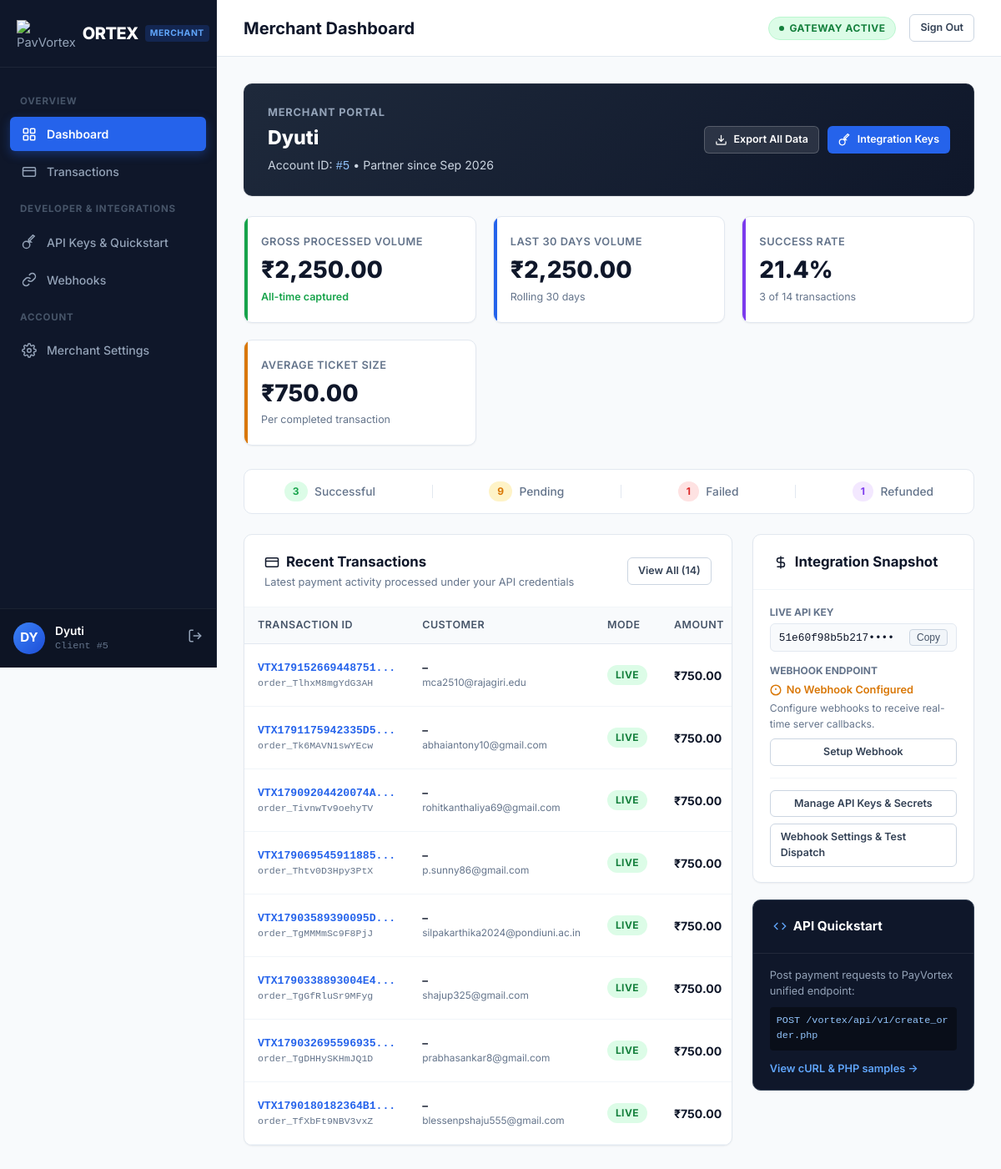
The app's page /vortex/portal/dashboard.php (signed in) with its own data.
### tables this page shows
CREATE TABLE IF NOT EXISTS `api_clients` (
  `id` INT(11) NOT NULL AUTO_INCREMENT,
  `client_name` VARCHAR(150) NOT NULL,
  `email` VARCHAR(255) NULL,
  `phone` VARCHAR(30) NULL,
  `password_hash` VARCHAR(255) NULL,
  `api_key` VARCHAR(64) NOT NULL UNIQUE,
  `api_secret` VARCHAR(64) NOT NULL UNIQUE,
  `test_api_key` VARCHAR(64) UNIQUE NULL,
  `test_api_secret` VARCHAR(64) NULL,
  `webhook_url` VARCHAR(255) NULL,
  `webhook_secret` VARCHAR(64) NULL,
  `is_active` TINYINT(1) DEFAULT 1,
  `notify_email_payment` TINYINT(1) DEFAULT 1,
  `notify_email_refund` TINYINT(1) DEFAULT 1,
  `notify_email_dispute` TINYINT(1) DEFAULT 1,
  `notify_sms_payment` TINYINT(1) DEFAULT 0,
  `notify_sms_refund` TINYINT(1) DEFAULT 1,
  `notify_sms_dispute` TINYINT(1) DEFAULT 1,
  `created_at` TIMESTAMP DEFAULT CURRENT_TIMESTAMP,
  PRIMARY KEY (`id`)
);

CREATE TABLE IF NOT EXISTS transactions (
    id INT AUTO_INCREMENT PRIMARY KEY,
    vortex_transaction_id VARCHAR(64) NOT NULL UNIQUE,
    event_id VARCHAR(50) NOT NULL,
    api_client_id INT NOT NULL,
    customer_email VARCHAR(255) NOT NULL,
    customer_mobile VARCHAR(20) NOT NULL,
    amount DECIMAL(10,2) NOT NULL,
    currency VARCHAR(10) DEFAULT 'INR',
    razorpay_order_id VARCHAR(100) DEFAULT NULL UNIQUE,
    razorpay_payment_id VARCHAR(100) DEFAULT NULL,
    razorpay_signature VARCHAR(255) DEFAULT NULL,
    status ENUM('PENDING', 'SUCCESS', 'FAILED', 'REFUNDED', 'DISPUTED') DEFAULT 'PENDING',
    is_test_mode TINYINT(1) DEFAULT 0,
    created_at TIMESTAMP DEFAULT CURRENT_TIMESTAMP,
    updated_at TIMESTAMP DEFAULT CURRENT_TIMESTAMP ON UPDATE CURRENT_TIMESTAMP,
    FOREIGN KEY (event_id) REFERENCES events(event_id) ON DELETE CASCADE,
    FOREIGN KEY (api_client_id) REFERENCES api_clients(id) ON DELETE CASCADE,
    INDEX idx_transactions_email (customer_email),
    INDEX idx_transactions_mobile (customer_mobile),
    INDEX idx_transactions_rzp_payment (razorpay_payment_id)
);

### vortex/portal/dashboard.php (the view, shortened to what the rows shown need)
<?php
$pageTitle = 'Merchant Dashboard';
require_once __DIR__ . '/includes/header.php';
$recentTxResult = $clientModel->getClientTransactions($clientId, ['limit' => 8]);
$recentTransactions = $recentTxResult['rows'] ?? [];
?>
<div style="background: linear-gradient(135deg, #1e293b 0%, #0f172a 100%); border-radius: var(--radius-md); padding: 24px 28px; margin-bottom: 24px; color: #ffffff; display: flex; align-items: center; justify-content: space-between; flex-wrap: wrap; gap: 16px; border: 1px solid rgba(255,255,255,0.08); box-shadow: var(--shadow-sm);">
    <div>
        <div style="font-size: 0.8rem; text-transform: uppercase; letter-spacing: 0.8px; color: #94a3b8; font-weight: 700; margin-bottom: 4px;">Merchant Portal</div>
        <h1 style="font-size: 1.45rem; font-weight: 800; margin-bottom: 4px;"><?= htmlspecialchars($currentClient['client_name']) ?></h1>
        <p style="color: #cbd5e1; font-size: 0.88rem; margin: 0;">
            Account ID: <span class="font-mono" style="color: #93c5fd;">#<?= (int)$clientId ?></span> &bull;
            Partner since <?= date('M Y', strtotime($currentClient['created_at'] ?? 'now')) ?>
        </p>
    </div>
</div>
<div style="display: grid; grid-template-columns: 2.2fr 1fr; gap: 24px; align-items: start;">
    <div class="card" style="margin-bottom: 0;">
        <div class="table-responsive">
            <table class="portal-table">
                <thead>
                    <tr>
                        <th>Transaction ID</th>
                        <th>Customer</th>
                        <th>Mode</th>
                        <th>Amount</th>
                    </tr>
                </thead>
                <tbody>
                    <?php if (empty($recentTransactions)): ?>
                        <tr>
                            <td colspan="7" style="text-align: center; padding: 48px 16px; color: var(--text-muted);">
                                <div style="font-size: 1.1rem; font-weight: 600; margin-bottom: 6px; color: var(--text-main);">No transactions found yet</div>
                                <p style="font-size: 0.85rem; max-width: 360px; margin: 0 auto 16px;">Initiate a test payment or connect your store using your API keys to see live payments here.</p>
                                <a href="api_keys.php" class="btn btn-primary btn-sm">Get Integration Code</a>
                            </td>
                        </tr>
                    <?php else: ?>
                        <?php foreach ($recentTransactions as $tx): ?>
                            <?php
                            $isTest = (int)($tx['is_test_mode'] ?? 0) === 1;
                            ?>
                            <tr>
                                <td>
                                    <div class="font-mono" style="font-size: 0.82rem; font-weight: 600; color: var(--primary);">
                                        <a href="transaction_details.php?id=<?= urlencode($tx['vortex_transaction_id']) ?>" style="text-decoration: none; color: inherit;">
                                            <?= htmlspecialchars(substr($tx['vortex_transaction_id'], 0, 18)) ?>...
                                        </a>
                                    </div>
                                    <div style="font-size: 0.72rem; color: var(--text-muted); font-family: monospace;">
                                        <?= htmlspecialchars($tx['razorpay_order_id'] ?? '–') ?>
                                    </div>
                                </td>
                                <td>
                                    <div style="font-weight: 600; font-size: 0.84rem;"><?= htmlspecialchars($tx['customer_name'] ?? '–') ?></div>
                                    <div style="font-size: 0.74rem; color: var(--text-muted);"><?= htmlspecialchars($tx['customer_email'] ?? '') ?></div>
                                </td>
                                <td>
                                    <?php if ($isTest): ?>
                                        <span class="badge" style="background: #fef3c7; color: #b45309;">TEST</span>
                                    <?php else: ?>
                                        <span class="badge" style="background: #dcfce7; color: #15803d;">LIVE</span>
                                    <?php endif; ?>
                                </td>
                                <td style="font-weight: 700;">
                                    ₹<?= number_format((float)($tx['amount'] ?? 0), 2) ?>
                                </td>
                            </tr>
                        <?php endforeach; ?>
                    <?php endif; ?>
                </tbody>
            </table>
        </div>
    </div>
    <div style="display: flex; flex-direction: column; gap: 20px;">
        <div class="card" style="margin-bottom: 0;">
            <div class="card-body" style="padding: 18px 20px; font-size: 0.85rem;">
                <div style="margin-bottom: 14px;">
                    <div style="display: flex; align-items: center; justify-content: space-between; background: #f8fafc; padding: 6px 10px; border-radius: var(--radius-sm); border: 1px solid var(--border);">
                        <span class="font-mono" style="font-size: 0.8rem;"><?= htmlspecialchars(substr($currentClient['api_key'] ?? '', 0, 14)) ?>••••</span>
                        <button type="button" class="btn-copy" onclick="copyToClipboard('<?= htmlspecialchars($currentClient['api_key'] ?? '') ?>', this)">Copy</button>
                    </div>
                </div>
            </div>
        </div>
    </div>
</div>
<?php
require_once __DIR__ . '/includes/footer.php';

### vortex/portal/includes/header.php (shortened to what the rows shown need)
<?php
$pageTitle = $pageTitle ?? 'Merchant Portal – PayVortex';
require_once __DIR__ . '/../../classes/Database.php';
require_once __DIR__ . '/../../classes/ApiClient.php';
$clientId = (int)$_SESSION['vortex_client_id'];
$clientModel = new ApiClient();
$currentClient = $clientModel->getClientById($clientId);
$clientName   = $currentClient['client_name'] ?? 'Merchant';
$clientInitials = strtoupper(substr($clientName, 0, 2));
?>
<!DOCTYPE html>
<html lang="en">
<head>
    <link rel="stylesheet" href="assets/css/portal.css">
</head>
<body>
<div class="portal-layout">
    <aside class="portal-sidebar">
        <div class="portal-brand">
            <h1>ORTEX</h1>
        </div>
        <div class="portal-sidebar-footer">
            <div class="client-profile-mini">
                <div class="client-avatar"><?= htmlspecialchars($clientInitials) ?></div>
                <div class="client-info-wrap">
                    <div class="client-name-text"><?= htmlspecialchars($clientName) ?></div>
                    <div class="client-id-text">Client #<?= (int)$clientId ?></div>
                </div>
                <a href="logout.php" title="Sign out" style="color:#94a3b8; text-decoration:none;" onclick="return confirm('Sign out of merchant portal?');">
                    <svg width="18" height="18" viewBox="0 0 24 24" fill="none" stroke="currentColor" stroke-width="2"><path d="M9 21H5a2 2 0 0 1-2-2V5a2 2 0 0 1 2-2h4"></path><polyline points="16 17 21 12 16 7"></polyline><line x1="21" y1="12" x2="9" y2="12"></line></svg>
                </a>
            </div>
        </div>
    </aside>
    <main class="portal-main">
        <header class="portal-topbar">
            <div class="topbar-left">
                <h2 class="page-title"><?= htmlspecialchars($pageTitle) ?></h2>
            </div>
        </header>
        <div class="portal-body">

### records on screen
api_clients: client_name "DY", client_name "Dyuti", created_at "Sep 2026", api_key "51e60f98b5b217"
transactions: vortex_transaction "VTX179152669448751", razorpay_order "order_TlhxM8mgYdG3AH", customer_name "–", customer_email "mca2510@rajagiri.edu", is_test_mode "LIVE", amount "750.00"
transactions: vortex_transaction "VTX1791175942335D5", razorpay_order "order_Tk6MAVN1swYEcw", customer_name "–", customer_email "abhaiantony10@gmail.com", is_test_mode "LIVE", amount "750.00"
transactions: vortex_transaction "VTX17909204420074A", razorpay_order "order_TivnwTv9oehyTV", customer_name "–", customer_email "rohitkanthaliya69@gmail.com", is_test_mode "LIVE", amount "750.00"
transactions: vortex_transaction "VTX179069545911885", razorpay_order "order_Thtv0D3Hpy3PtX", customer_name "–", customer_email "p.sunny86@gmail.com", is_test_mode "LIVE", amount "750.00"
transactions: vortex_transaction "VTX17903589390095D", razorpay_order "order_TgMMMmSc9F8PjJ", customer_name "–", customer_email "silpakarthika2024@pondiuni.ac.in", is_test_mode "LIVE", amount "750.00"
transactions: vortex_transaction "VTX1790338893004E4", razorpay_order "order_TgGfRluSr9MFyg", customer_name "–", customer_email "shajup325@gmail.com", is_test_mode "LIVE", amount "750.00"
transactions: vortex_transaction "VTX179032695596935", razorpay_order "order_TgDHHySKHmJQ1D", customer_name "–", customer_email "prabhasankar8@gmail.com", is_test_mode "LIVE", amount "750.00"
transactions: vortex_transaction "VTX1790180182364B1", razorpay_order "order_TfXbFt9NBV3vxZ", customer_name "–", customer_email "blessenpshaju555@gmail.com", is_test_mode "LIVE", amount "750.00"

### other values on screen
$clientId "5"
$pageTitle "Merchant Dashboard"
$grossVolume "2,250.00"
$volume30d "2,250.00"
$successRate "21.4"
$successCount "3"
$totalTx "14"
$avgTicket "750.00"
$pendingCount "9"
$failedCount "1"
$refundedCount "1"
